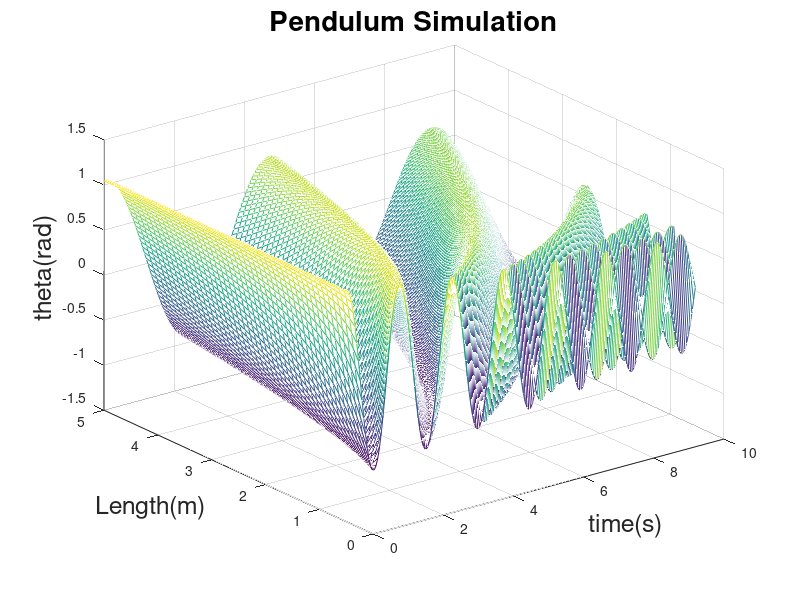

MATLAB code for this plot:
clear all
clc 
close all
% first DSP lab simulation
% Pendulum motion under friction
% system parameter
m = 0.1;
L = [0.5 : 0.1 : 5]';
g = 10;
b = 0.01;

% Algorithm 
% Step by step solution
h=0.05;
Tht =[];
for i=0.5 : 0.1 : 5
    % Initial Condition

    tht(1)=pi/3;
    tht(2)=tht(1);
    tme(1)=0;
    tme(2)=h;
    % Simulation time

    tmax=10;
    N=round(tmax/h);

    % Simulation loop
    d = 1+h*b/m;
    alf1 = 1+1/d;
    alf2 = -1/d;
    bta  = -g*h^2/(i*d);
    for n=3:N
        tme(n)=(n-1)*h;
        tht(n)=alf1*tht(n-1)+alf2*tht(n-2)+bta*sin(tht(n-1));
    end
    Tht=[Tht; tht(:)'];
end
mesh(tme,L,Tht)
title('Pendulum Simulation','FontSize',20)
xlabel('time(s)','FontSize',18);
ylabel('Length(m)','FontSize',18);
zlabel('theta(rad)','FontSize',18);
grid on
shg